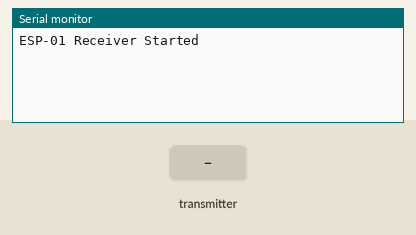
This sketch was run on a simulated ESP8266 (NodeMCU). Parts: the last lines printed to the serial monitor. The test bench sets the inputs (shaded band).

Above: at 1.2 s.
1.3 s: the transmitter starts sending joyX = 0
At 1.61 s:
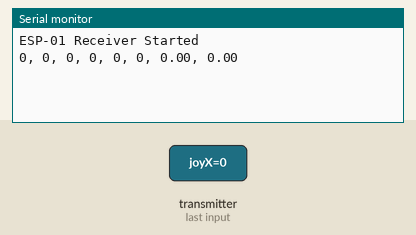
3.3 s: the transmitter starts sending joyY = 256
At 3.61 s:
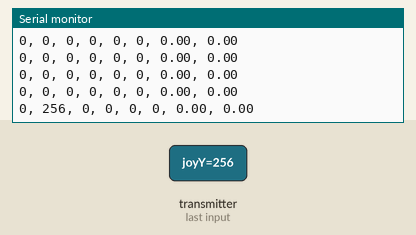
4.8 s: the transmitter starts sending button1 = 1
At 5.11 s:
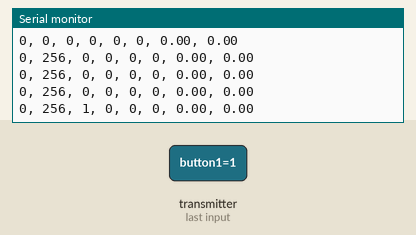
6.3 s: the transmitter starts sending button2 = 1
At 6.61 s:
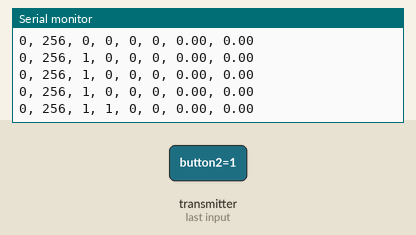
7.8 s: the transmitter starts sending button3 = 1
At 8.11 s:
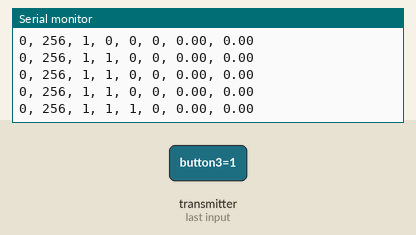
9.3 s: the transmitter starts sending button4 = 1
At 9.61 s:
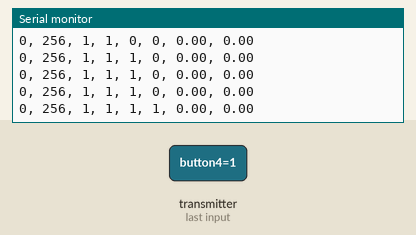

Measured:
- after the input at 1.3 s, the serial monitor: prints a new line at once (image 1)
- after the input at 3.3 s, the serial monitor: prints a new line at once (image 2)
- after the input at 4.8 s, the serial monitor: prints a new line at once (image 3)
- after the input at 6.3 s, the serial monitor: prints a new line at once (image 4)
- after the input at 7.8 s, the serial monitor: prints a new line at once (image 5)
- after the input at 9.3 s, the serial monitor: prints a new line at once (image 6)

The sketch:

esp01-rx.ino
```cpp
#include <espnow.h>
#include <ESP8266WiFi.h>

// Define the structure to hold received data
typedef struct struct_message {
  int joyX;
  int joyY;
  bool button1;
  bool button2;
  bool button3;
  bool button4;
  float acc_x;
  float acc_y;
} struct_message;

struct_message sensorData;

// Callback function that gets called when data is received
void onDataReceive(uint8_t *mac, uint8_t *incomingData, uint8_t len) {
  memcpy(&sensorData, incomingData, sizeof(sensorData));

  // Print received data in a single line with commas
  Serial.print(sensorData.joyX);
  Serial.print(", ");
  Serial.print(sensorData.joyY);
  Serial.print(", ");
  Serial.print(sensorData.button1);
  Serial.print(", ");
  Serial.print(sensorData.button2);
  Serial.print(", ");
  Serial.print(sensorData.button3);
  Serial.print(", ");
  Serial.print(sensorData.button4);
  Serial.print(", ");
  Serial.print(sensorData.acc_x);
  Serial.print(", ");
  Serial.print(sensorData.acc_y);
  Serial.println(); // End the line
}

void setup() {
  Serial.begin(115200);
  Serial.println("ESP-01 Receiver Started");

  // Initialize ESP-NOW
  WiFi.mode(WIFI_STA);
  if (esp_now_init() != 0) {
    Serial.println("Error initializing ESP-NOW");
    return;
  }

  // Register the callback function for receiving data
  esp_now_register_recv_cb(onDataReceive);
}

void loop() {
  // Nothing to do here, all handling is done in the callback
  delay(10); // Adjust delay as needed
}
```
